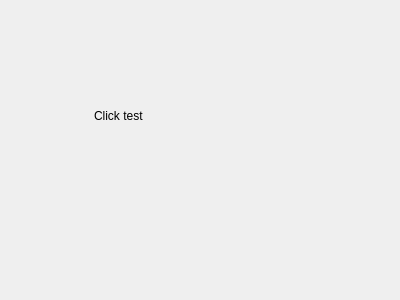
<?xml version="1.0" encoding="UTF-8"?>
<ui version="4.0">
 <class>Form</class>
 <widget class="QWidget" name="Form">
  <property name="geometry">
   <rect>
    <x>0</x>
    <y>0</y>
    <width>400</width>
    <height>300</height>
   </rect>
  </property>
  <property name="windowTitle">
   <string>Form</string>
  </property>
  <widget class="QLabel" name="label">
   <property name="geometry">
    <rect>
     <x>94</x>
     <y>45</y>
     <width>131</width>
     <height>141</height>
    </rect>
   </property>
   <property name="text">
    <string>Click test</string>
   </property>
  </widget>
 </widget>
 <resources/>
 <connections/>
</ui>
